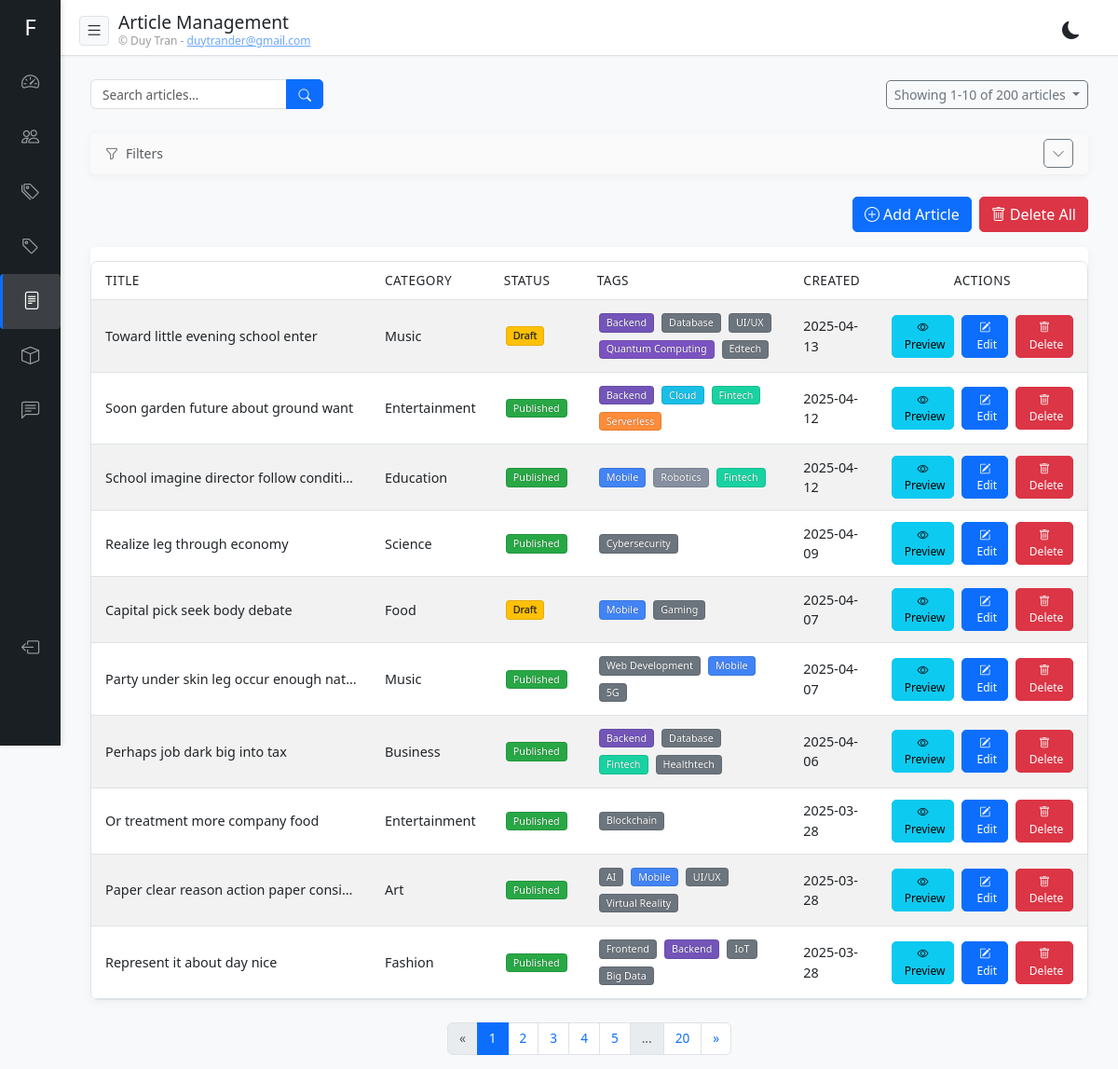
The page /admin/articles/ (signed in) on the database as committed earlier.
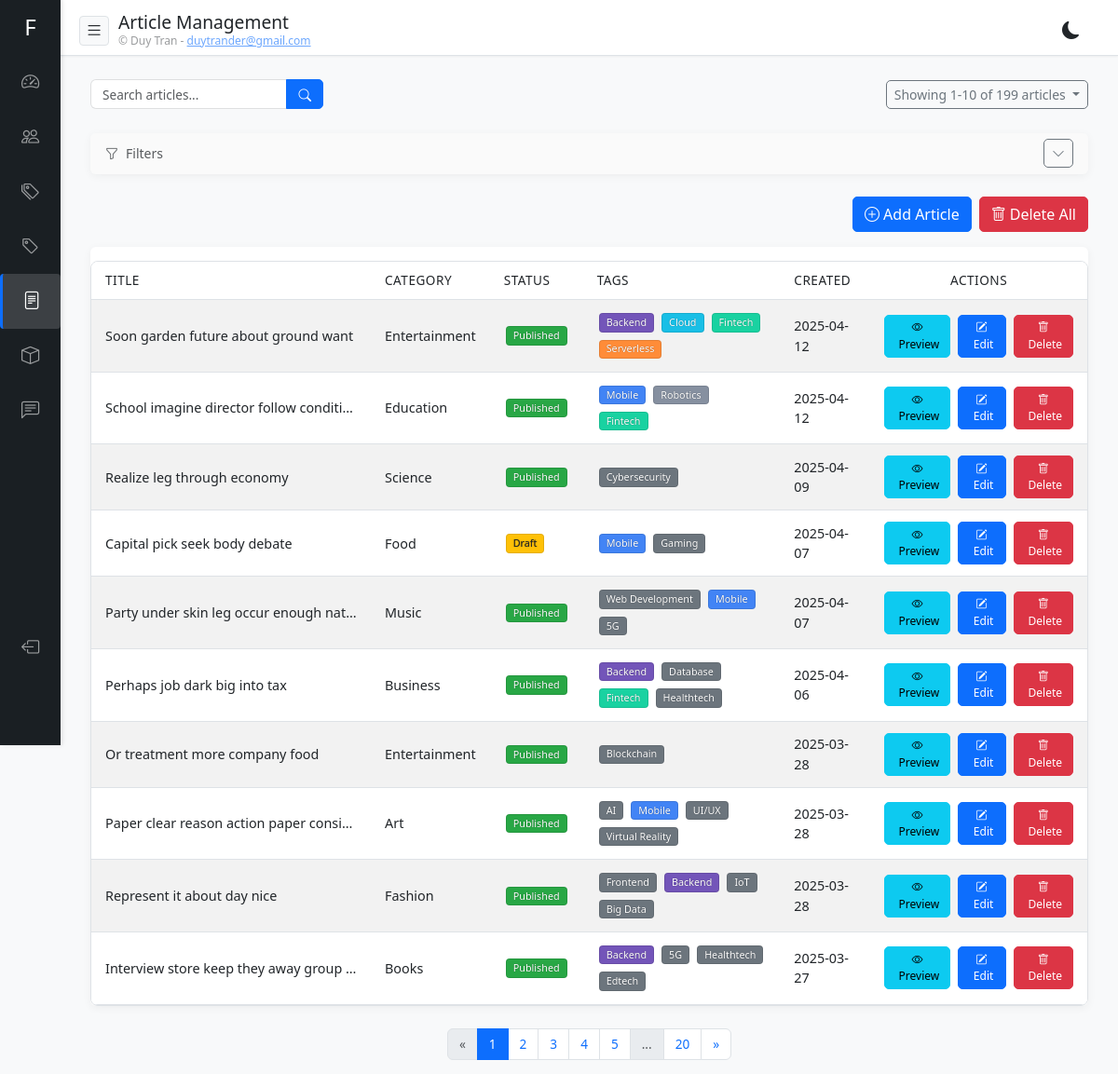
The same page on the database as committed later.
### app/models.py (models this page shows)
class ArticleBase(SQLModel):
    title: str = Field(max_length=200)
    content: str
    published: bool = Field(default=False)
    featured_image: Optional[str] = Field(default=None, max_length=500)
    excerpt: Optional[str] = None
    footer_content: Optional[str] = None
    views: int = Field(default=0)
    category_id: int = Field(foreign_key="category.id")
    author_id: int = Field(foreign_key="user.id")
    slug: Optional[str] = Field(default=None, max_length=200, index=True, unique=True)

class Article(ArticleBase, table=True):
    id: Optional[int] = Field(default=None, primary_key=True)
    created_at: datetime = Field(default_factory=datetime.utcnow)
    updated_at: datetime = Field(default_factory=datetime.utcnow, sa_column_kwargs={"onupdate": datetime.utcnow})
    category: Category = Relationship(back_populates="articles")
    author: User = Relationship(back_populates="articles")
    comments: List["Comment"] = Relationship(back_populates="article")
    tags: List["Tag"] = Relationship(back_populates="articles", link_model=ArticleTagLink)
    products: List["Product"] = Relationship(back_populates="articles", link_model=ProductArticleLink)

class CategoryBase(SQLModel):
    name: str = Field(max_length=100, index=True, unique=True)
    description: Optional[str] = None

class Category(CategoryBase, table=True):
    id: Optional[int] = Field(default=None, primary_key=True)
    created_at: datetime = Field(default_factory=datetime.utcnow)
    updated_at: datetime = Field(default_factory=datetime.utcnow, sa_column_kwargs={"onupdate": datetime.utcnow})
    articles: List["Article"] = Relationship(back_populates="category")

class TagBase(SQLModel):
    name: str = Field(max_length=50, index=True, unique=True)

class Tag(TagBase, table=True):
    id: Optional[int] = Field(default=None, primary_key=True)
    created_at: datetime = Field(default_factory=datetime.utcnow)
    updated_at: datetime = Field(default_factory=datetime.utcnow, sa_column_kwargs={"onupdate": datetime.utcnow})
    articles: List["Article"] = Relationship(back_populates="tags", link_model=ArticleTagLink)

### app/routers/articles.py (the view)
@router.get("/", response_class=HTMLResponse)
async def admin_articles(
    request: Request,
    q: str = None,
    page: int = 1,
    page_size: int = 10,
    category_id: Optional[str] = None,
    author_id: Optional[str] = None,
    tag_id: Optional[str] = None,
    status: Optional[str] = None,
    date_from: Optional[str] = None,
    date_to: Optional[str] = None,
    db: Session = Depends(get_db)
):
    user = await get_user_from_cookie(request, db)
    if not user or not user.is_superuser:
        return RedirectResponse(url="/admin/login", status_code=303)
    query = select(Article).options(
        selectinload(Article.category),
        selectinload(Article.author),
        selectinload(Article.tags)
    )
    applied_filters = 0
    if q:
        search_term = f"%{q}%"
        query = query.where(
            Article.title.ilike(search_term) |
            Article.content.ilike(search_term)
        )
    if category_id and category_id.isdigit():
        query = query.where(Article.category_id == int(category_id))
        applied_filters += 1
    if author_id and author_id.isdigit():
        query = query.where(Article.author_id == int(author_id))
        applied_filters += 1
    if tag_id and tag_id.isdigit():
        tag_id_int = int(tag_id)
        query = query.join(ArticleTagLink).where(ArticleTagLink.tag_id == tag_id_int)
        applied_filters += 1
    if status:
        if status == 'published':
            query = query.where(Article.published == True)
            applied_filters += 1
        elif status == 'draft':
            query = query.where(Article.published == False)
            applied_filters += 1
    from datetime import datetime
    if date_from:
        try:
            from_date = datetime.strptime(date_from, '%Y-%m-%d')
            query = query.where(Article.created_at >= from_date)
            applied_filters += 1
        except ValueError:
            pass
    if date_to:
        try:
            to_date = datetime.strptime(date_to, '%Y-%m-%d')
            to_date = to_date.replace(hour=23, minute=59, second=59)
            query = query.where(Article.created_at <= to_date)
            applied_filters += 1
        except ValueError:
            pass
    count_query = select(func.count()).select_from(query.subquery())
    total_records = db.execute(count_query).scalar_one()
    total_pages = (total_records + page_size - 1) // page_size
    page = max(1, min(page, total_pages) if total_pages > 0 else 1)
    offset = (page - 1) * page_size
    paginated_query = query.order_by(desc(Article.created_at)).offset(offset).limit(page_size)
    articles = db.execute(
        paginated_query
    ).unique().scalars().all()
    categories = db.execute(select(Category)).scalars().all()
    from app.models import User
    authors = db.execute(select(User)).scalars().all()
    tags = db.execute(select(Tag)).scalars().all()
    return templates.TemplateResponse(
        "admin/articles/index.html",
        {
            "request": request,
            "articles": articles,
            "pagination": {
                "page": page,
                "page_size": page_size,
                "total_pages": total_pages,
                "total_records": total_records,
                "has_prev": page > 1,
                "has_next": page < total_pages
            },
            "user": user,
            "query": q,
            "message": request.query_params.get("message"),
            "categories": categories,
            "authors": authors,
            "tags": tags,
            "filter_category_id": category_id,
            "filter_author_id": author_id,
            "filter_tag_id": tag_id,
            "filter_status": status,
            "filter_date_from": date_from,
            "filter_date_to": date_to,
            "applied_filters": applied_filters
        }
    )

### templates/admin/articles/index.html (shortened to what this page needs)
{% extends "admin/base.html" %}  {% block header_title %}Article Management{% endblock %} {% block
content %}
<div class="container-fluid">
  <div class="row mb-3">
    <div class="col-12 col-md-6 mb-3 mb-md-0">
      <form action="/admin/articles" method="get" class="search-form d-flex">
        <div class="input-group">
          <input
            type="text"
            name="q"
            class="form-control"
            placeholder="Search articles..."
            value="{{ query or '' }}"
          />
          <button class="btn btn-primary" type="submit">
            <i class="bi bi-search"></i>
          </button>
        </div>
      </form>
    </div>
    {% if pagination and pagination.total_records > 0 %}
    <div class="col-12 col-md-6 d-flex justify-content-md-end align-items-center mt-2 mt-md-0">
      {% set item_name = 'articles' %}
      {% set url_path = '/admin/articles' %}
      {% include "admin/components/pagination_info.html" %}
    </div>
    {% endif %}
  </div>
  <div class="row mb-3">
    <div class="col-12">
      <div class="card mb-2">
        <div class="card-header filter-header d-flex justify-content-between align-items-center">
          <div class="d-flex align-items-center gap-2">
            <div class="text-muted small d-flex align-items-center">
              <i class="bi bi-funnel me-2"></i>Filters
            </div>
          </div>
          <button class="btn btn-sm btn-outline-secondary" type="button" data-bs-toggle="collapse" data-bs-target="#filterCollapse" aria-expanded="false" aria-controls="filterCollapse">
            <i class="bi bi-chevron-down"></i>
          </button>
        </div>
      </div>
    </div>
  </div>
  <div class="row">
    <div class="col-12">
       {% if articles %}
      <div class="d-flex justify-content-end mb-3 gap-2">
        <a href="/admin/articles/add" class="btn btn-primary">
          <i class="bi bi-plus-circle me-1"></i><span>Add Article</span>
        </a>
        {% if articles and articles|length > 0 %}
        <a href="/admin/articles/delete-all" class="btn btn-danger">
          <i class="bi bi-trash me-1"></i><span>Delete All</span>
        </a>
        {% endif %}
      </div>
      <div class="d-none d-lg-block mb-4">
        <div class="card">
          <div class="card-body p-0">
            <div class="table-responsive">
              <table class="table table-striped table-hover table-compact mb-0">
                <thead>
                  <tr>
                    <th class="border-bottom">Title</th>
                    <th class="border-bottom">Category</th>
                    <th class="border-bottom">Status</th>
                    <th class="border-bottom">Tags</th>
                    <th class="border-bottom">Created</th>
                    <th class="border-bottom text-center">Actions</th>
                  </tr>
                </thead>
                <tbody>
                  {% for article in articles %}
                  <tr>
                    <td
                      class="align-middle text-truncate"
                      style="max-width: 300px"
                      title="{{ article.title }}"
                    >
                      <span class="fw-medium">{{ article.title }}</span>
                    </td>
                    <td class="align-middle">
                      {{ article.category.name }}
                    </td>
                    <td class="align-middle">
                      {% if article.published %}
                      <span class="badge published-badge">Published</span>
                      {% else %}
                      <span class="badge draft-badge">Draft</span>
                      {% endif %}
                    </td>
                    <td class="align-middle">
                      <div class="d-flex flex-wrap gap-1">
                        {% if article.tags %} {% for tag in article.tags %}
                        <span
                          class="badge bg-secondary badge-{{ tag.name|lower|replace(' ', '-') }}"
                        >
                          {{ tag.name }}
                        </span>
                        {% endfor %} {% endif %}
                      </div>
                    </td>
                    <td class="align-middle">{{ article.created_at.strftime('%Y-%m-%d') }}</td>
                    <td class="align-middle text-center">
                      <div class="d-flex gap-2 justify-content-center">
                        <button
                          type="button"
                          class="btn btn-sm btn-info preview-button"
                          data-id="{{ article.id }}"
                          data-title="{{ article.title }}"
                          data-category="{{ article.category.name }}"
                          data-excerpt="{{ article.excerpt or '' }}"
                          data-image="{{ article.featured_image or '' }}"
                          data-published="{% if article.published %}true{% else %}false{% endif %}"
                          title="Preview"
                        >
                          <i class="bi bi-eye"></i>
                          <span class="d-none d-md-inline-block ms-1">Preview</span>
                        </button>
                        <a
                          href="/admin/articles/{{ article.id }}/edit"
                          class="btn btn-sm btn-primary"
                          title="Edit"
                        >
                          <i class="bi bi-pencil-square"></i>
                          <span class="d-none d-md-inline-block ms-1">Edit</span>
                        </a>
                        <button
                          type="button"
                          class="btn btn-sm btn-danger"
                          data-bs-toggle="modal"
                          data-bs-target="#deleteModal{{ article.id }}"
                          title="Delete"
                        >
                          <i class="bi bi-trash"></i>
                          <span class="d-none d-md-inline-block ms-1">Delete</span>
                        </button>
                      </div>
                    </td>
                  </tr>
                  {% endfor %}
                </tbody>
              </table>
            </div>
          </div>
        </div>
      </div>
      {% endif %}
      <div class="pagination-container">
        {% set url_path = '/admin/articles' %}
        {% include "admin/components/pagination.html" %}
      </div>
    </div>
  </div>
</div>
{% endblock %}

Rows that differ between the two databases and show on the page:
removed Article: title "Toward little evening school enter", category.name "Music", published "Draft", created_at "2025-04-13", Tag (name "Backend"), Tag (name "Database"), Tag (name "UI/UX"), Tag (name "Edtech")
no longer on this page (row unchanged): Tag: name "Quantum Computing", shown under "Toward little evening school enter"
now on this page (row unchanged): Article: title "Interview store keep they away group…", category.name "Books", published "Published", created_at "2025-03-27", Tag (name "Backend"), Tag (name "5G"), Tag (name "Healthtech"), Tag (name "Edtech")
Other text that changed with them:
{{ pagination.total_records }}: "200" → "199"
